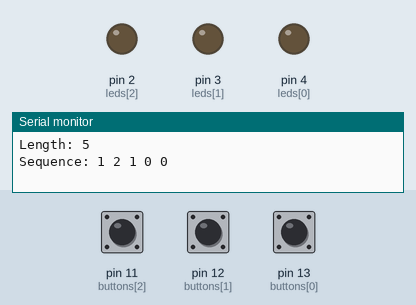
Simulated run of this sketch. Board: Arduino Uno, built with avr-gcc and run on an emulated ATmega328P. Shown: output pins drawn as LEDs (lit = HIGH), the last lines printed to the serial monitor. Dashed ring = blinking. Inputs (shaded band) come from the test bench; at power-on: pin 11 (buttons[2]) HIGH, pin 12 (buttons[1]) HIGH, pin 13 (buttons[0]) HIGH. Random numbers use the default seed unless the sketch sets one.

Above: at 5.8 s.
5.9 s: pin 11 (buttons[2]) pulled LOW for 0.2 s
At 6.15 s:
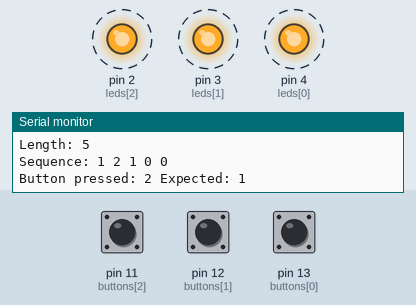
8.9 s: pin 11 (buttons[2]) pulled LOW for 3.2 s
At 10.4 s:
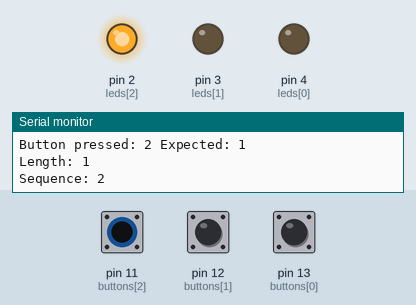
At 17.2 s:
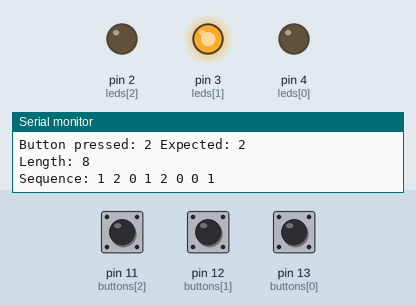
Timing chart, 0 to 19.6 s (numbered marks = the images above; inputs shaded):
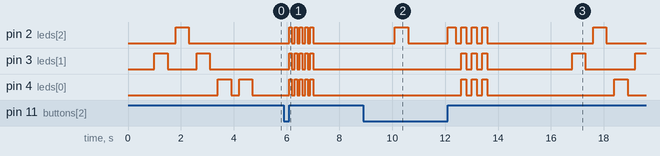

Measured:
- after the input at 5.9 s, pin 2 (leds[2]), pin 3 (leds[1]), pin 4 (leds[0]): alternates HIGH for 0.10 s and LOW for 0.10 s, 10 changes in all, then stays LOW, starting after 0.20 s
- after the input at 8.9 s, pin 3 (leds[1]): LOW → HIGH after 3.7 s, → LOW 0.20 s later, → HIGH 0.20 s later, → LOW 0.20 s later, … (9 changes in this stretch); pin 4 (leds[0]): LOW → HIGH after 3.7 s, → LOW 0.20 s later, → HIGH 0.20 s later, → LOW 0.20 s later, … (8 changes in this stretch)
- by itself, pin 3 (leds[1]): alternates HIGH for 0.50 s and LOW for 1.1 s, 4 changes in all, then stays LOW

The sketch:

memory_game.ino
```cpp
int buttons[] = {13, 12, 11};
int leds[] = {4, 3, 2};

int memory[11];
int length;

void setup() {
  Serial.begin(9600);
  for(int i = 0; i < 3; i++)
    pinMode(buttons[i], INPUT_PULLUP);
  for(int i = 0; i < 3; i++)
    pinMode(leds[i], OUTPUT);

  randomSeed(analogRead(0));
  generateGame();
}

void loop() {
  showSequence();

  if(checkInput()) {
    flashSuccess();
    delay(2000);
    generateGame();
  } else {
    flashFailure();
    delay(2000);
    generateGame();
  }
}

void generateGame(){
  length = random(1, 11);

  for(int i = 0; i < length; i++) {
    memory[i] = random(0, 3);
  }

  Serial.print("Length: ");
  Serial.println(length);
  Serial.print("Sequence: ");
  for(int i = 0; i < length; i++) {
    Serial.print(memory[i]);
    Serial.print(" ");
  }
  Serial.println();
}

void showSequence() {
  delay(1000);
  for(int i = 0; i < length; i++) {
    digitalWrite(leds[memory[i]], HIGH);
    delay(500);
    digitalWrite(leds[memory[i]], LOW);
    delay(300);
  }
}

bool checkInput() {
  for(int i = 0; i < length; i++) {
    int pressed = waitForButton();

    Serial.print("Button pressed: ");
    Serial.print(pressed);
    Serial.print(" Expected: ");
    Serial.println(memory[i]);

    if(pressed != memory[i]) {
      return false;
    }

    digitalWrite(leds[pressed], HIGH);
    delay(300);
    digitalWrite(leds[pressed], LOW);
    delay(200);
  }
  return true;
}

int waitForButton() {
  while(true) {
    for(int i = 0; i < 3; i++) {
      if(digitalRead(buttons[i]) == LOW) {
        delay(50);
        while(digitalRead(buttons[i]) == LOW);
        return i;
      }
    }
  }
}

void flashSuccess() {
  for(int j = 0; j < 3; j++) {
    for(int i = 0; i < 3; i++)
      digitalWrite(leds[i], HIGH);
    delay(200);
    for(int i = 0; i < 3; i++)
      digitalWrite(leds[i], LOW);
    delay(200);
  }
}

void flashFailure() {
  for(int j = 0; j < 5; j++) {
    for(int i = 0; i < 3; i++)
      digitalWrite(leds[i], HIGH);
    delay(100);
    for(int i = 0; i < 3; i++)
      digitalWrite(leds[i], LOW);
    delay(100);
  }
}
```
